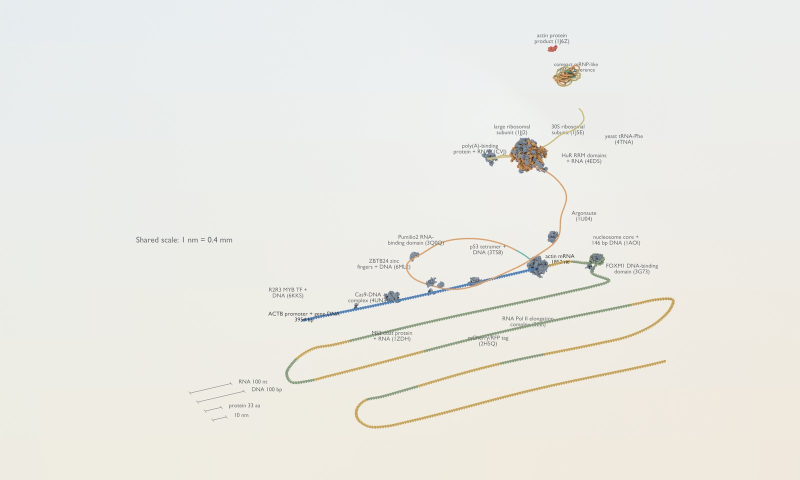
#> input picture docs/images/v5-overview.jpg, 1600 x 960 px (shown at 1/2 size)
$ python build_readme_gif.py
#> lines starting #> are read from the running program, lines starting #| are printed output that depends on the picture
#!/usr/bin/env python3
"""Create a small README GIF fallback from existing tracked V5 stills."""

from __future__ import annotations

import argparse
from pathlib import Path

from PIL import Image, ImageDraw


ROOT = Path(__file__).resolve().parents[3]
DEFAULT_OUTPUT = ROOT / "docs" / "images" / "v5-flythrough-preview.gif"
DEFAULT_INPUTS = [
    ROOT / "docs" / "images" / "v5-overview.jpg",
    ROOT / "docs" / "images" / "v5-p53-dna.jpg",
    ROOT / "docs" / "images" / "v5-transcription-start.jpg",
    ROOT / "docs" / "images" / "v5-nucleosome-loop.jpg",
    ROOT / "docs" / "images" / "v5-translation.jpg",
    ROOT / "docs" / "images" / "v5-actin.jpg",
]
CAPTIONS = [
    "V5 flythrough: annotated canonical overview",
    "p53 tetramer bound to DNA",
    "RNA polymerase II and nascent RNA",
    "Nucleosome loop on ACTB DNA",
    "Ribosome and tRNA translation machinery",
    "ACTB protein endpoint",
]


def parse_args() -> argparse.Namespace:
    parser = argparse.ArgumentParser(description=__doc__)
    parser.add_argument("--output", type=Path, default=DEFAULT_OUTPUT)
    parser.add_argument("--width", type=int, default=720)
    return parser.parse_args()


def main() -> None:
    args = parse_args()
    frames = []
    for path, caption in zip(DEFAULT_INPUTS, CAPTIONS):
        image = Image.open(path).convert("RGB")
#> image is the input picture: PIL image 1600x960 RGB; mean R, G, B 235.1, 234.7, 229.1
        height = round(image.height * args.width / image.width)
#> height = 432
        image = image.resize((args.width, height), Image.Resampling.LANCZOS)
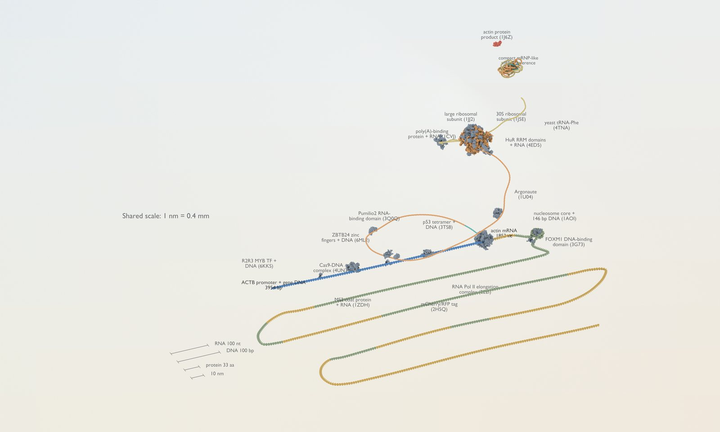
#> image: PIL image 720x432 RGB; mean R, G, B 235.1, 234.7, 229.1
        canvas = Image.new("RGB", (args.width, height + 54), "white")
#> canvas: PIL image 720x486 RGB; every value is 255
        canvas.paste(image, (0, 0))
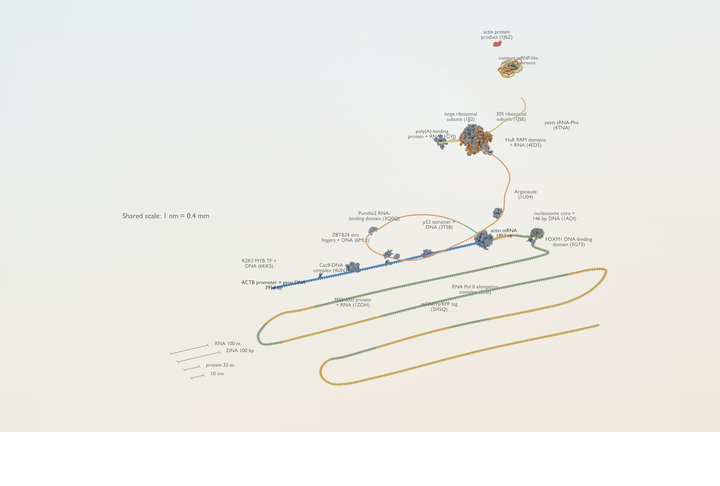
#> canvas: PIL image 720x486 RGB; mean R, G, B 237.3, 236.9, 232
        draw = ImageDraw.Draw(canvas)
        draw.rectangle((0, height, args.width, height + 54), fill=(245, 247, 248))
        draw.text((18, height + 18), caption, fill=(18, 22, 26))
        frames.append(canvas)
#> pass 2 of the loop in main, `for path, caption in zip(DEFAULT_INPUTS, CAPTIONS):`:
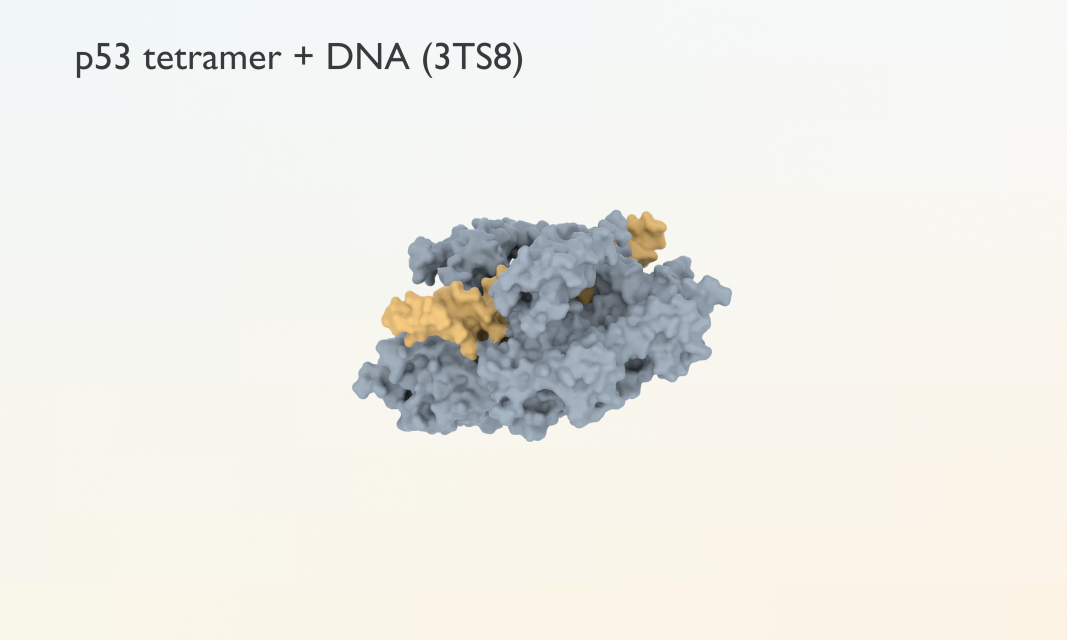
#> input picture docs/images/v5-p53-dna.jpg, 3200 x 1920 px (shown at 1/3 size)
#> in main, image is the input picture: PIL image 3200x1920 RGB; mean R, G, B 237.4, 236.8, 231.1
#> in main, `image = image.resize((args.width, height), Image.Resampling.LANCZOS)`:
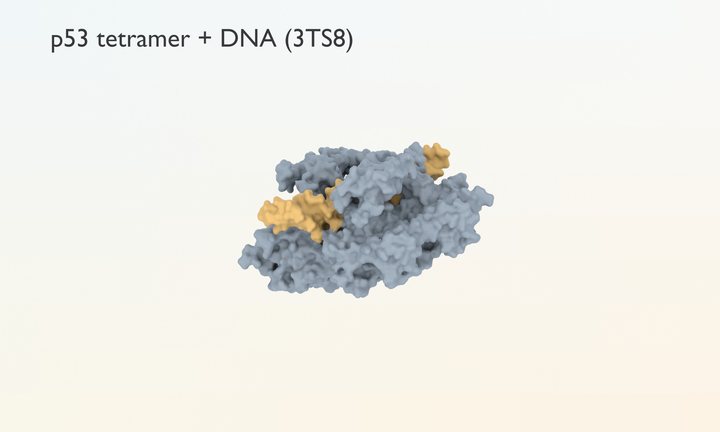
#> image: PIL image 720x432 RGB; mean R, G, B 237.4, 236.8, 231.1
#> in main, `canvas.paste(image, (0, 0))`:
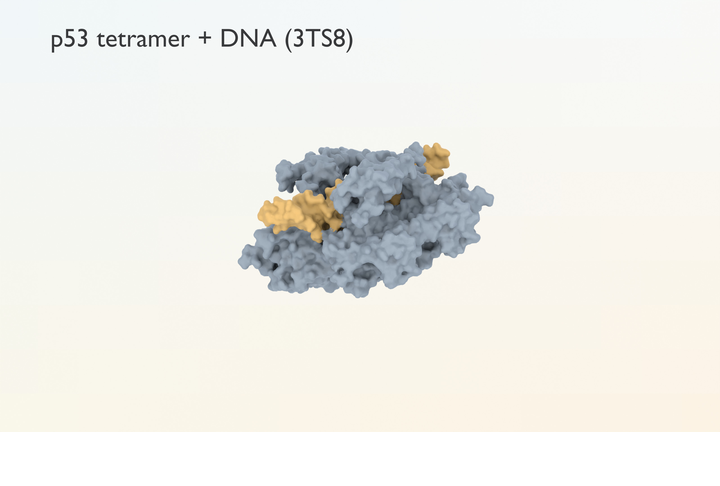
#> canvas: PIL image 720x486 RGB; mean R, G, B 239.4, 238.8, 233.7
#> pass 3 of the loop in main, `for path, caption in zip(DEFAULT_INPUTS, CAPTIONS):`:
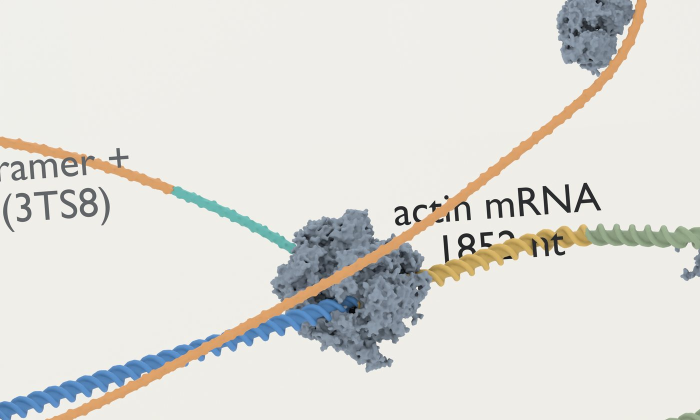
#> input picture docs/images/v5-transcription-start.jpg, 1400 x 840 px (shown at 1/2 size)
#> in main, image is the input picture: PIL image 1400x840 RGB; mean R, G, B 223.2, 222.4, 217.5
#> in main, `image = image.resize((args.width, height), Image.Resampling.LANCZOS)`:
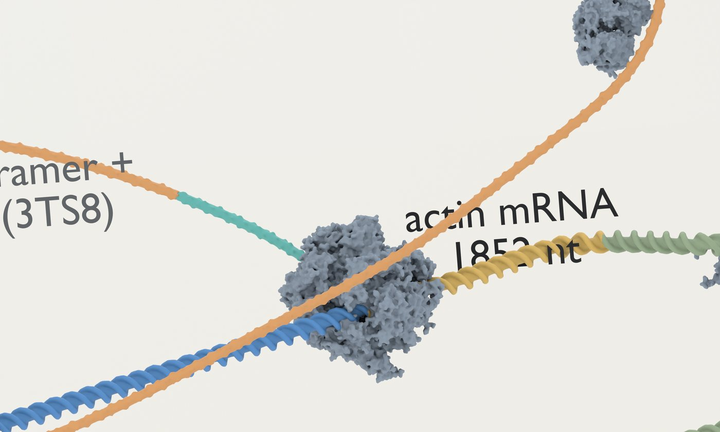
#> image: PIL image 720x432 RGB; mean R, G, B 223.2, 222.4, 217.5
#> in main, `canvas.paste(image, (0, 0))`:
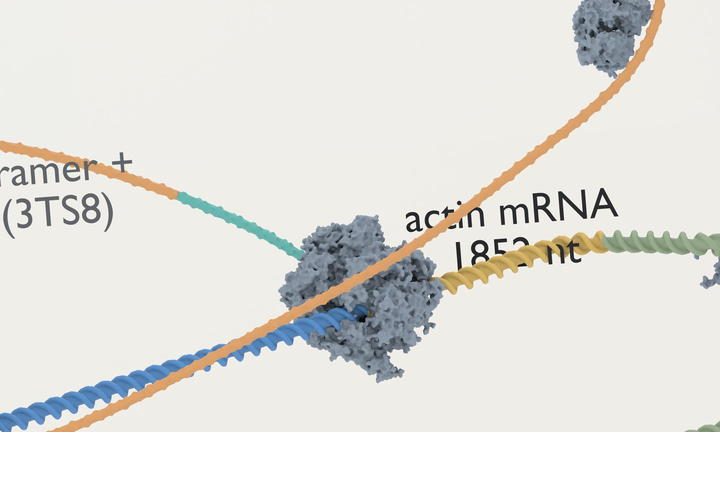
#> canvas: PIL image 720x486 RGB; mean R, G, B 226.7, 226, 221.7
#> the loop made 6 passes; the first 3 are shown
    args.output.parent.mkdir(parents=True, exist_ok=True)
    frames[0].save(
        args.output,
        save_all=True,
        append_images=frames[1:],
        duration=900,
        loop=0,
        optimize=True,
    )
    print(args.output)


if __name__ == "__main__":
#> (the run stopped early here; a loop or call above may not have finished)
